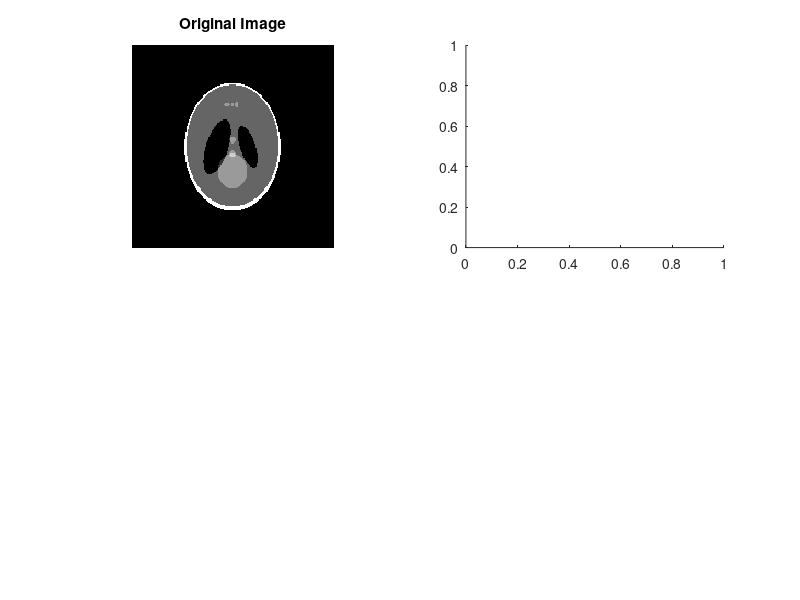

This figure's MATLAB source: (Note: this script raises an error after producing the figure.)
%
% Filtered Backprojection.
% 
% Select input image
% 
ctrl=input('Select input. 1-One square, 2-Three squares, 3.Human slice ')
%
switch ctrl
%
case(1) 
%
 sqs=zeros(128,128);
 sqs(43:45,43:45)=1;
 p= sqs;
%
case(2)
%
 sqs=zeros(128,128);
 sqs(32:34,42:44)=1;
 sqs(50:52,15:17)=1;
 sqs(100:102,100:102)=1;
 p=sqs;
%
otherwise
%
 p=phantom(128);
end
%
%%%%%%%%%%%%%%%%%%%%%%%%%%%%%%%%%%%%%%%%%%%%%%%%%%%%%%%%%%%%%%%%
%
figure(1)
clf
rp = radon(p,0);
[nn, mm]=size(rp);
ed = round((nn-128)/2);
%
% Add border to image before displaying so its
% the same size as the restoration.
%
p1 = zeros(nn,nn);
p1(ed:ed+128-1,ed:ed+128-1)=p;
subplot(2,2,1)
imax=max(max(p1));
imshow(flipud(p1),[0 imax/2]);
title('Original Image')
%
nproj= input('Number of projections ');
dopause = input('Enter >0 to pause at each backprojection  ');
theta = linspace(0, (180-180/nproj), nproj);
rp = radon(p,theta);
[nn, mm]=size(rp);
xint = linspace(-nn/2,(nn/2)+1,nn);
minx = min(xint);
maxx = max(xint);
%
subplot(2,2,2)
imshow(theta,xint,rp,[])
axis square
axis on
title('Radon Transform')
xlabel('Projection Angle (degrees)');
ylabel('Intercept (pixels)');
hold on;
%
rpp=flipud(rp);
sum = zeros(nn,nn);
%
for i=1:nproj;
%
% hold off
subplot(2,2,2)
% imshow(theta,xint,rpp,[])
% axis square
% axis on
% title('Radon Transform')
% xlabel('Projection Angle (degrees)');
% ylabel('Intercept (pixels)');
% hold on;
xp = [theta(i) theta(i)];
yp = [minx maxx];
plot(xp,yp,'r-');
%
 rrp = rp(:,i);
 nn2 = floor(nn/2);
 filt = zeros(nn,1);
 filt(1) = 1./(2.*nproj);
 filt(2:nn2+1) = linspace((1/nproj),1, nn2);
 filt(nn2+2:nn) = linspace(1,(1/nproj), nn2);
% 
 frrp = real(ifft(fft(rrp).*filt));
%
 [xx,yy]=meshgrid(frrp);
 rxx = flipud(imrotate(xx,theta(i),'crop'));
 subplot(2,2,3);
 imshow(rxx,[]);
 drawnow;
 title('Filtered Back-projection')
 sum = sum + rxx;
 subplot(2,2,4);
 imax= max(max(sum));
 imshow(sum,[0  imax/2]);
 drawnow;
 title('Sum of Filtered Back-projections ')
%
 if (dopause>0)
%
   display('Press return to add next deprojection')
   pause
 else
   if (nproj<20) 
   pause(1)
   else
   end
 end
%
end








